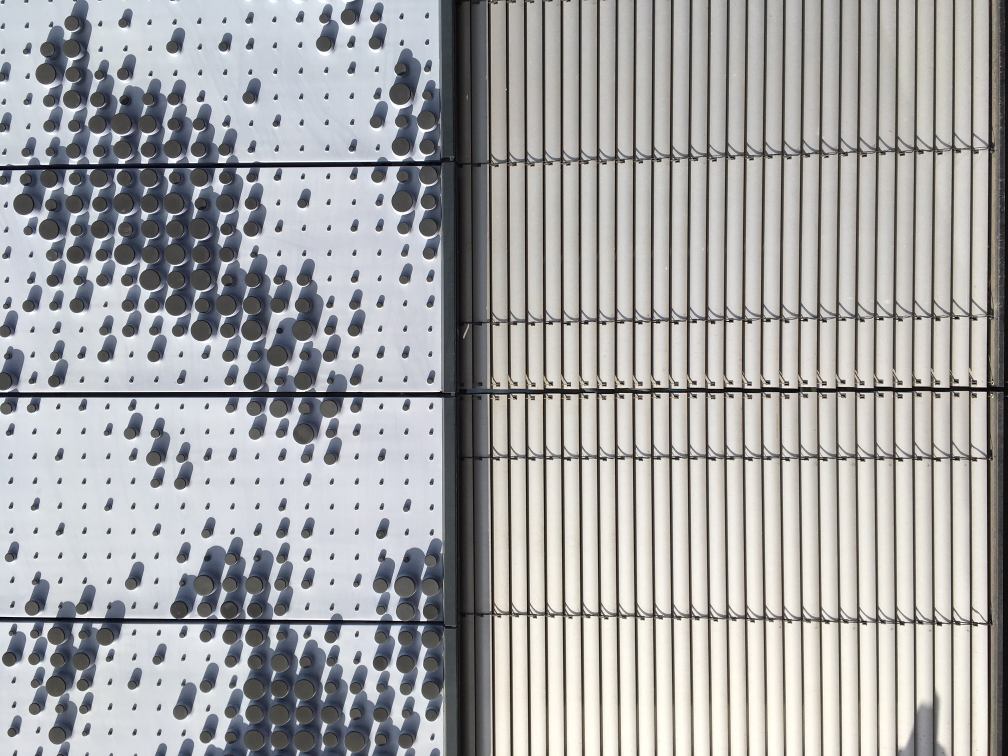
%> input picture Assignment_2/gabor_segmentation/data/sciencepark.jpg, 2016 x 1512 px (shown at 1/2 size)
$ octave gabor_segmentation.m   (GNU Octave 9; MATLAB toolbox functions it lacks are replaced by stand-ins)
%> lines starting %> are read from the running program, lines starting %| are printed output that depends on the picture
%% Hyperparameters
k        = 2;        % number of clusters in k-means algorithm. By default,
                     % we consider k to be 2 in foreground-background segmentation task.
image_id = 'SciencePark';  % Identifier to switch between input images.
                     % Possible ids: 'Kobi',    'Polar', 'Robin-1'
                     %               'Robin-2', 'Cows'

% Misc
err_msg  = 'Image not available.';

% Control settings
visFlag       = false;    %  Set to true to visualize filter responses.
smoothingFlag = true;   %  Set to true to postprocess filter outputs.

%% Read image
switch image_id
    case 'Kobi'
        img = imread('kobi.png');
        resize_factor = 0.25;
    case 'Polar'
        img = imread('./data/polar-bear-hiding.jpg');
        resize_factor = 0.75;
    case 'Robin-1'
        img = imread('./data/robin-1.jpg');
        resize_factor = 1;
    case 'Robin-2'
        img = imread('./data/robin-2.jpg');
        resize_factor = 0.5;
    case 'Cows'
        img = imread('./data/cows.jpg');
        resize_factor = 0.5;
    case 'SciencePark'
        img = imread('./data/sciencepark.jpg');
%> img is the input picture: size 1512x2016x3 uint8; mean R, G, B 165.4, 165.3, 165.8
        img = permute(img,[2,1,3]);
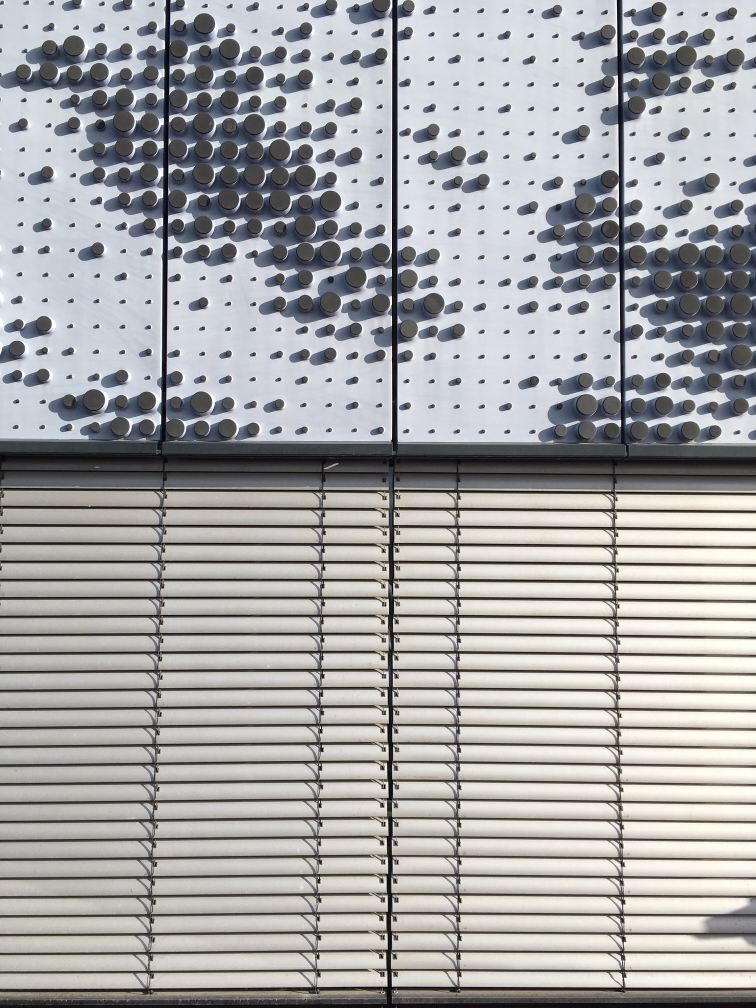
%> img: size 2016x1512x3 uint8 (shown at 1/2 size); mean R, G, B 165.4, 165.3, 165.8; mean of the top-left, top-right, bottom-left and bottom-right quarters 150, 161.3, 163.9, 186.7
        resize_factor = 0.2;

    otherwise
        error(err_msg)
end

% Image adjustments
img      = imresize(img,resize_factor);
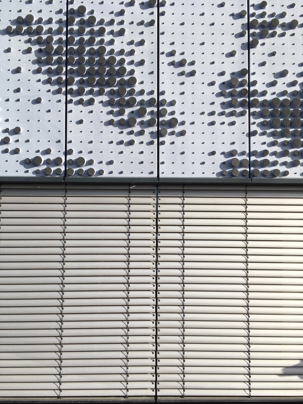
%> img: size 404x303x3 uint8; mean R, G, B 165.4, 165.3, 165.8
img_gray = rgb2gray(img);

% Display image
figure(1), imshow(img), title(sprintf('Input image: %s', image_id));

%% Design array of Gabor Filters
% In this code section, you will create a Gabor Filterbank. A filterbank is
% a collection of filters with varying properties (e.g. {shape, texture}).
% A Gabor filterbank consists of Gabor filters of distinct orientations
% and scales. We will use this bank to extract texture information from the
% input image.

[numRows, numCols, ~] = size(img);
%> numRows = 404; numCols = 303

% Estimate the minimum and maximum of the wavelengths for the sinusoidal
% carriers.
% ** This step is pretty much standard, therefore, you don't have to
%    worry about it. It is cycles in pixels. **
lambdaMin = 4/sqrt(2);
lambdaMax = hypot(numRows,numCols);
%> lambdaMax = 505

% Specify the carrier wavelengths.
% (or the central frequency of the carrier signal, which is 1/lambda)
n = floor(log2(lambdaMax/lambdaMin));
%> n = 7
lambdas = 2.^(0:(n-2)) * lambdaMin;
%> lambdas = [2.83 5.66 11.31 22.63 45.25 90.51]
disp(lambdas);
%|     2.8284    5.6569   11.3137   22.6274   45.2548   90.5097

% Define the set of orientations for the Gaussian envelope.
dTheta = pi/4;
orientation = 0:dTheta:(pi/2);

% Define the set of sigmas for the Gaussian envelope. Sigma here defines
% the standard deviation, or the spread of the Gaussian.
sigmas = [0.5, 1];

% Now you can create the filterbank. We provide you with a MATLAB struct
% called gaborFilterBank in which we will hold the filters and their
% corresponding parameters such as sigma, lambda and etc.
% ** All you need to do is to implement createGabor(). Rest will be handled
%    by the provided code block. **
gaborFilterBank = struct();
tic
filterNo = 1;
for ii = 1:length(lambdas)
    for jj  = 1:length(sigmas)
%> (the run ends here)
